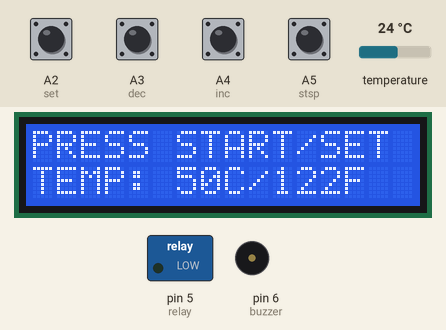
Bench run of a sketch on a simulated Arduino Uno, built with avr-gcc and run on an emulated ATmega328P. Parts: 16×2 character LCD, switched loads named in the sketch (green lamp = pin HIGH), buzzer (waves = sounding, pin HIGH). The test bench sets the inputs (shaded band); at power-on: A2 (set), A3 (dec), A4 (inc), A5 (stsp) HIGH, temperature 24 °C. EEPROM starts erased.

Above: at 2.7 s.
2.8 s: A5 (stsp) pulled LOW for 0.15 s
At 5.6 s:
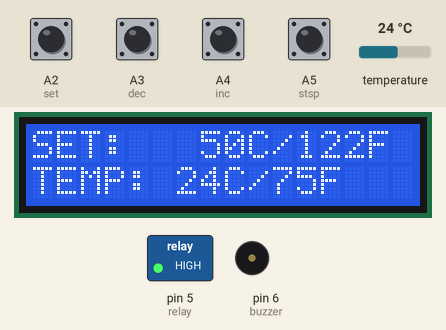
5.9 s: A5 (stsp) pulled LOW for 3.2 s
At 8.0 s:
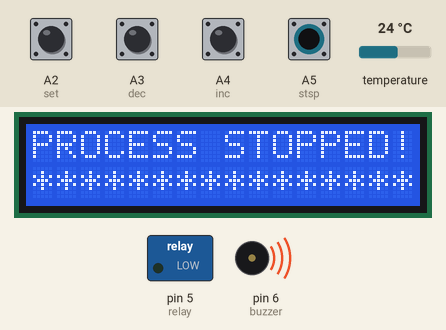
10.6 s: A2 (set) pulled LOW for 3.2 s
At 12.3 s:
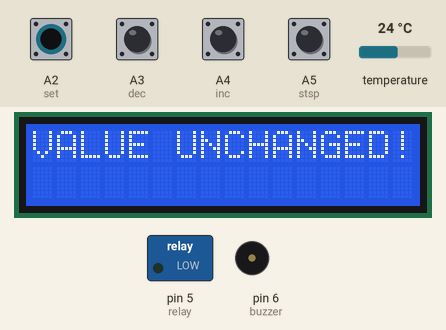
16.4 s: A2 (set) pulled LOW for 0.15 s
At 16.7 s:
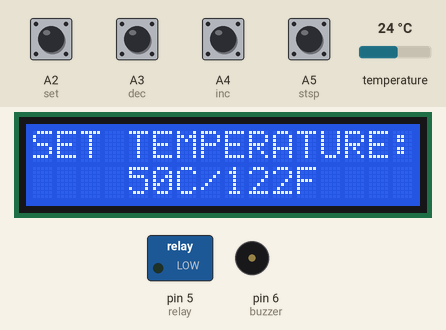
18.0 s: A3 (dec) pulled LOW for 0.15 s
At 19.3 s:
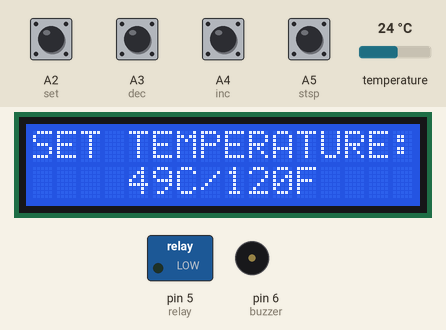
19.6 s: A2 (set) pulled LOW for 1 s
At 21.0 s:
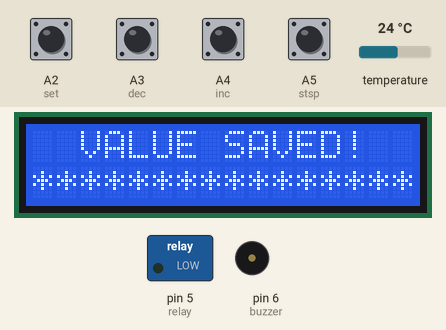
Timing chart, 0 to 22.6 s (numbered marks = the images above; inputs shaded):
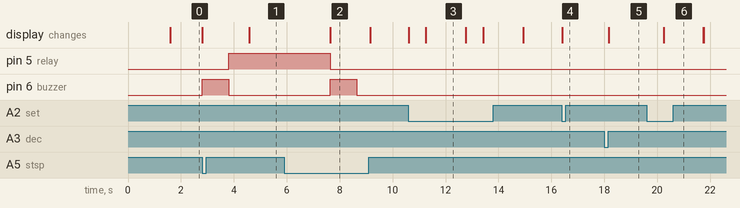

The sketch:

DS18b20_Sensor_Temperature_Monitoring_System_Using_Arduino.ino
```cpp
#include <OneWire.h>
#include <DallasTemperature.h>
#include <LiquidCrystal.h>
#include <EEPROM.h>

LiquidCrystal lcd(12, 11, 10, 9, 8, 7);
int add_chk = 0;
int check_val = 3;
int c_temp = 0;
int c_temp_add = 1;
int f_temp = 0;
int f_temp_add = 2;
int set = A2, dec = A3, inc = A4, stsp = A5;
int numberOfDevices;
int relay = 5;
int buzzer = 6;
int val_tol = 0;
bool exit_stsp = false;
bool exit_set = false;
bool buz = true;
bool re_heat = false;

#define ONE_WIRE_BUS 4
#define TEMPERATURE_PRECISION 12
OneWire oneWire(ONE_WIRE_BUS);
DallasTemperature sensors(&oneWire);
DeviceAddress tempDeviceAddress;
const int tol = 3;

void setup(void) {
  lcd.begin(16, 2);
  sensors.begin();
  pinMode(stsp, INPUT_PULLUP);
  pinMode(inc, INPUT_PULLUP);
  pinMode(dec, INPUT_PULLUP);
  pinMode(set, INPUT_PULLUP);
  pinMode(relay, OUTPUT);
  pinMode(buzzer, OUTPUT);
  digitalWrite(relay, LOW);
  digitalWrite(buzzer, LOW);
  lcd.clear();
  lcd.setCursor(0, 0);
  lcd.print("  Temperature ");
  lcd.setCursor(0, 1);
  lcd.print("   Controller");
  numberOfDevices = sensors.getDeviceCount();

  if (EEPROM.read(add_chk) != check_val) {
    EEPROM.write(add_chk, check_val);
    EEPROM.write(c_temp_add, 50);
    f_temp = f_conv(50);
    EEPROM.write(f_temp_add, f_temp);
    c_temp = EEPROM.read(c_temp_add);
    f_temp = EEPROM.read(f_temp_add);
  } else {
    c_temp = EEPROM.read(c_temp_add);
    f_temp = EEPROM.read(f_temp_add);
  }
  delay(1500);
}

void loop(void) {
  lcd.setCursor(0, 0);
  lcd.print("PRESS START/SET");
  lcd.setCursor(0, 1);
  lcd.print("TEMP: ");
  lcd.print(EEPROM.read(c_temp_add));
  lcd.print("C/");
  lcd.print(EEPROM.read(f_temp_add));
  lcd.print("F");

  if (digitalRead(set) == LOW && exit_set == false) {
    exit_set = true;
    c_temp = EEPROM.read(c_temp_add);
    f_temp = EEPROM.read(f_temp_add);
    while (exit_set) {
      if (digitalRead(inc) == LOW) {
        c_temp += 1;
        if (c_temp > 110) c_temp = 0;
        f_temp = f_conv(c_temp);
        delay(50);
      }
      if (digitalRead(dec) == LOW) {
        c_temp -= 1;
        if (c_temp < 0) c_temp = 110;
        f_temp = f_conv(c_temp);
        delay(50);
      }
      lcd.clear();
      lcd.setCursor(0, 0);
      lcd.print("SET TEMPERATURE:");
      lcd.setCursor(0, 1);
      lcd.print("    ");
      lcd.print(c_temp);
      lcd.print("C/");
      lcd.print(f_temp);
      lcd.print("F");
      delay(150);
      if (digitalRead(set) == LOW) {
        delay(500);
        if (digitalRead(set) == LOW) {
          exit_set = false;
          if (EEPROM.read(c_temp_add) == c_temp) {
            lcd.clear();
            lcd.print("VALUE UNCHANGED!");
            delay(1500);
          } else {
            EEPROM.write(c_temp_add, c_temp);
            EEPROM.write(f_temp_add, f_temp);
            lcd.clear();
            lcd.print("  VALUE SAVED!");
            lcd.setCursor(0, 1);
            lcd.print("****************");
            delay(1500);
            lcd.clear();
          }
        }
      }
    }
  }

  if (digitalRead(stsp) == LOW && exit_stsp == false) {
    exit_stsp = true;
    lcd.clear();
    lcd.setCursor(0, 0);
    lcd.print("SET:   ");
    lcd.print(EEPROM.read(c_temp_add));
    lcd.print("C/");
    lcd.print(EEPROM.read(f_temp_add));
    lcd.print("F");
    buzz();
    digitalWrite(relay, HIGH);
    while (exit_stsp) {
      sensors.requestTemperatures();
      for (int i = 0; i < numberOfDevices; i++) {
        if (sensors.getAddress(tempDeviceAddress, i)) {
          printTemperature(tempDeviceAddress);
        }
      }
      lcd.setCursor(0, 1);
      lcd.print("TEMP: ");
      lcd.print(c_temp);
      lcd.print("C/");
      lcd.print(f_temp);
      if (f_temp < 100) {
        lcd.print("F ");
      } else {
        lcd.print("F");
      }
      if (c_temp >= EEPROM.read(c_temp_add) && buz == true) {
        delay(5000);
        if (c_temp >= EEPROM.read(c_temp_add)) {
          digitalWrite(relay, LOW);
          buz = false;
          re_heat = true;
          for (int j = 0; j < 15; j++) {
            digitalWrite(buzzer, HIGH);
            delay(100);
            digitalWrite(buzzer, LOW);
            delay(100);
          }
        }
      }
      val_tol = EEPROM.read(c_temp_add) - tol;
      if (c_temp <= val_tol && re_heat == true) {
        buz = true;
        re_heat = false;
        digitalWrite(relay, HIGH);
      }

      if (digitalRead(stsp) == LOW && exit_stsp == true) {
        delay(1500);
        if (digitalRead(stsp) == LOW) {
          digitalWrite(relay, LOW);
          exit_stsp = false;
          lcd.clear();
          lcd.print("PROCESS STOPPED!");
          lcd.setCursor(0, 1);
          lcd.print("****************");
          buzz();
          delay(500);
          lcd.clear();
          break;
        }
      }
    }
  }
}

int f_conv(int x) {
  int temp;
  temp = x * 9;
  temp = temp / 5;
  temp = temp + 32;
  return temp;
}

void printTemperature(DeviceAddress deviceAddress) {
  c_temp = sensors.getTempC(deviceAddress);
  f_temp = f_conv(c_temp);
}

void buzz(void) {
  digitalWrite(buzzer, HIGH);
  delay(1000);
  digitalWrite(buzzer, LOW);
}
```

Measured:
- after the input at 2.8 s, pin 5 (relay): LOW → HIGH after 1.0 s; pin 6 (buzzer): LOW → HIGH at once, → LOW 1.0 s later; the display: first changes at once (image 1 shows a later state)
- after the input at 5.9 s, pin 5 (relay): HIGH → LOW after 1.7 s; pin 6 (buzzer): LOW → HIGH after 1.8 s, → LOW 1.0 s later; the display: changes after 1.8 s (image 2)
- after the input at 10.6 s, the display: first changes at once (image 3 shows a later state)
- after the input at 16.4 s, the display: changes at once (image 4)
- after the input at 18.0 s, the display: changes after 0.18 s (image 5)
- after the input at 19.6 s, the display: changes after 0.65 s (image 6)
- what the display in image 3 shows lasts 1.5 s, from 11.3 s to 12.8 s
